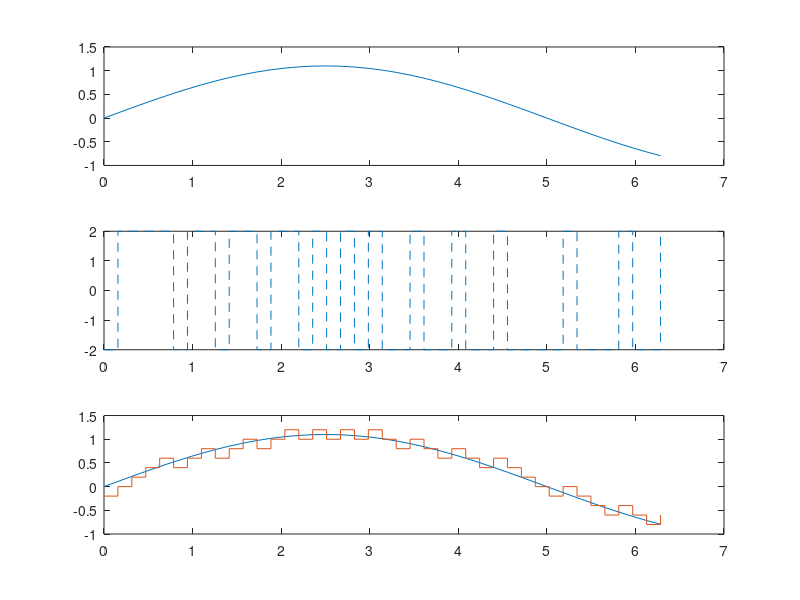

Write the MATLAB code that produced this figure.
predictor=[0 1];
partition=[0];
step=0.2;
codebook=[-1*step step];
t=0:pi/20:2*pi;
x=1.1*sin(0.2*pi*t);
encodex= dpcmenco(x, codebook,partition, predictor);
decodex= dpcmdeco(encodex,codebook, predictor);
figure;
subplot(3,1,1);
plot(t,x);
subplot(3,1,2);
stairs(t, codebook(encodex+1)*10,'--');
subplot(3,1,3);
plot(t,x);
hold;
stairs(t, decodex);


